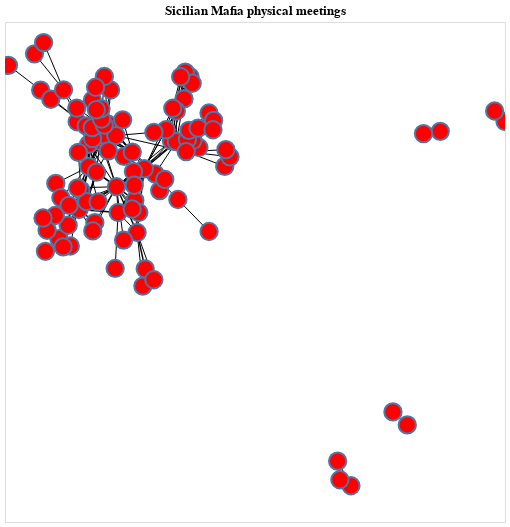

The notebook cell saved with this chart:
### Code cell
pos = nx.spring_layout(G)

chart = nxa.draw_networkx(
    G=G,
    pos=pos,
    width='weight:N'
).properties(title="Sicilian Mafia physical meetings", height=500, width=500
).interactive()

chart

### Figure 1 — Vega-Lite specification as saved in the notebook (floating-point values rounded to 4 significant figures; data arrays with more than 128 entries replaced by an {"elided": "..."} marker saying what was removed)
{"config": {"view": {"continuousWidth": 400, "continuousHeight": 300}, "axis": {"domain": false, "grid": false, "labels": false, "ticks": false}}, "layer": [{"data": {"name": "data-377af2a044df64f267783c14cba827de"}, "mark": {"type": "line", "color": "black", "opacity": 1}, "encoding": {"detail": {"type": "quantitative", "field": "edge"}, "size": {"type": "nominal", "field": "weight", "legend": null}, "x": {"type": "quantitative", "axis": {"title": ""}, "field": "x"}, "y": {"type": "quantitative", "axis": {"title": ""}, "field": "y"}}, "selection": {"selector001": {"type": "interval", "bind": "scales", "encodings": ["x", "y"]}}}, {"data": {"name": "data-1d5c14f4b396c0d08d400b49bec5e7a6"}, "mark": {"type": "point", "fill": "red", "opacity": 1, "size": 300}, "encoding": {"x": {"type": "quantitative", "field": "x"}, "y": {"type": "quantitative", "field": "y"}}}], "height": 500, "title": "Sicilian Mafia physical meetings", "width": 500, "$schema": "https://vega.github.io/schema/vega-lite/v4.0.2.json", "datasets": {"data-377af2a044df64f267783c14cba827de": {"elided": "512 records"}, "data-1d5c14f4b396c0d08d400b49bec5e7a6": [{"y": -0.5782, "x": 0.5314, "id": 0.0}, {"y": -0.6274, "x": 0.5686, "id": 1.0}, {"y": -0.6155, "x": 0.5376, "id": 2.0}, {"y": 0.1462, "x": 0.1011, "id": 3.0}, {"y": 0.1908, "x": 0.1178, "id": 4.0}, {"y": 0.1221, "x": 0.07976, "id": 5.0}, {"y": 0.1275, "x": 0.06981, "id": 6.0}, {"y": 0.1997, "x": 0.1047, "id": 7.0}, {"y": 0.1774, "x": 0.1241, "id": 8.0}, {"y": 0.1905, "x": 0.09177, "id": 9.0}, {"y": 0.04901, "x": 0.143, "id": 10.0}, {"y": 0.06227, "x": 0.06583, "id": 11.0}, {"y": 0.06071, "x": 0.07972, "id": 12.0}, {"y": 0.06295, "x": 0.1262, "id": 13.0}, {"y": 0.06556, "x": 0.1108, "id": 14.0}, {"y": 0.08314, "x": 0.1149, "id": 15.0}, {"y": 0.101, "x": 1.0, "id": 16.0}, {"y": 0.122, "x": 0.971, "id": 17.0}, {"y": -0.02945, "x": -0.08801, "id": 18.0}, {"y": -0.121, "x": -0.03014, "id": 19.0}, {"y": -0.1362, "x": -0.06798, "id": 20.0}, {"y": -0.003691, "x": 0.02014, "id": 21.0}, {"y": -0.07496, "x": -0.1928, "id": 22.0}, {"y": -0.081, "x": -0.08329, "id": 23.0}, {"y": -0.1929, "x": -0.09163, "id": 24.0}, {"y": 0.006445, "x": -0.00998, "id": 25.0}, {"y": 0.03109, "x": -0.06672, "id": 26.0}, {"y": 0.062, "x": -0.1343, "id": 27.0}, {"y": 0.08453, "x": 0.05113, "id": 28.0}, {"y": 0.01067, "x": -0.1654, "id": 29.0}, {"y": -0.0228, "x": -0.2577, "id": 30.0}, {"y": -0.1011, "x": -0.1484, "id": 31.0}, {"y": -0.2282, "x": -0.01399, "id": 32.0}, {"y": -0.1937, "x": -0.007515, "id": 33.0}, {"y": -0.05675, "x": -0.03649, "id": 34.0}, {"y": -0.08101, "x": -0.02554, "id": 35.0}, {"y": 0.03986, "x": -0.04362, "id": 36.0}, {"y": -0.05499, "x": 0.08401, "id": 37.0}, {"y": 0.144, "x": -0.1553, "id": 38.0}, {"y": -0.03614, "x": -0.1874, "id": 39.0}, {"y": -0.1333, "x": -0.249, "id": 40.0}, {"y": -0.1481, "x": -0.2171, "id": 41.0}, {"y": -0.1496, "x": -0.2374, "id": 42.0}, {"y": 0.05538, "x": -0.1658, "id": 43.0}, {"y": 0.1005, "x": -0.198, "id": 44.0}, {"y": 0.0959, "x": -0.1117, "id": 45.0}, {"y": 0.1043, "x": -0.07045, "id": 46.0}, {"y": 0.0698, "x": -0.1319, "id": 47.0}, {"y": 0.07435, "x": -0.1229, "id": 48.0}, {"y": 0.03916, "x": -0.1946, "id": 49.0}, {"y": 0.06669, "x": -0.1549, "id": 50.0}, {"y": 0.0923, "x": -0.1724, "id": 51.0}, {"y": 0.1639, "x": -0.3002, "id": 52.0}, {"y": 0.1455, "x": -0.2716, "id": 53.0}, {"y": 0.0886, "x": -0.1556, "id": 54.0}, {"y": 0.1641, "x": -0.1043, "id": 55.0}, {"y": 0.08137, "x": 0.8187, "id": 56.0}, {"y": 0.07661, "x": 0.7719, "id": 57.0}, {"y": 0.0007383, "x": -0.04034, "id": 58.0}, {"y": -0.02647, "x": -0.0381, "id": 59.0}, {"y": -0.1179, "x": -0.1543, "id": 60.0}, {"y": 0.1643, "x": -0.2361, "id": 61.0}, {"y": 0.2364, "x": -0.3174, "id": 62.0}, {"y": -0.05925, "x": -0.1711, "id": 63.0}, {"y": -0.0002916, "x": -0.1438, "id": 64.0}, {"y": -0.03163, "x": -0.1968, "id": 65.0}, {"y": 0.2589, "x": -0.2919, "id": 66.0}, {"y": -0.119, "x": 0.1714, "id": 67.0}, {"y": 0.07292, "x": -0.08973, "id": 68.0}, {"y": 0.1278, "x": -0.1991, "id": 69.0}, {"y": 0.09406, "x": -0.1221, "id": 70.0}, {"y": -0.05964, "x": -0.1393, "id": 71.0}, {"y": -0.1065, "x": -0.2231, "id": 72.0}, {"y": -0.5059, "x": 0.7264, "id": 73.0}, {"y": -0.4799, "x": 0.6862, "id": 74.0}, {"y": -0.05148, "x": -0.2437, "id": 75.0}, {"y": -0.06662, "x": -0.2206, "id": 76.0}, {"y": -0.08698, "x": -0.2592, "id": 77.0}, {"y": -0.1165, "x": -0.2821, "id": 78.0}, {"y": 0.04083, "x": 0.1073, "id": 79.0}, {"y": 0.01125, "x": 0.2153, "id": 80.0}, {"y": 0.03037, "x": 0.2299, "id": 81.0}, {"y": 0.04466, "x": 0.2185, "id": 82.0}, {"y": 0.07938, "x": 0.01699, "id": 83.0}, {"y": 0.118, "x": 0.1712, "id": 84.0}, {"y": 0.08766, "x": 0.1407, "id": 85.0}, {"y": 0.1032, "x": 0.1841, "id": 86.0}, {"y": 0.08455, "x": 0.1824, "id": 87.0}, {"y": -0.2154, "x": 0.01689, "id": 88.0}, {"y": 0.106, "x": -0.1297, "id": 89.0}, {"y": 0.1267, "x": -0.1313, "id": 90.0}, {"y": -0.03718, "x": 0.03307, "id": 91.0}, {"y": -0.01478, "x": 0.04734, "id": 92.0}, {"y": 0.1246, "x": -0.1443, "id": 93.0}, {"y": 0.1909, "x": -0.1218, "id": 94.0}, {"y": 0.1695, "x": -0.1463, "id": 95.0}, {"y": 0.2133, "x": -0.3904, "id": 96.0}, {"y": 0.04225, "x": -0.1105, "id": 97.0}, {"y": -0.09197, "x": -0.2936, "id": 98.0}, {"y": -0.1586, "x": -0.2868, "id": 99.0}, {"y": -0.07406, "x": -0.04394, "id": 100.0}]}}
